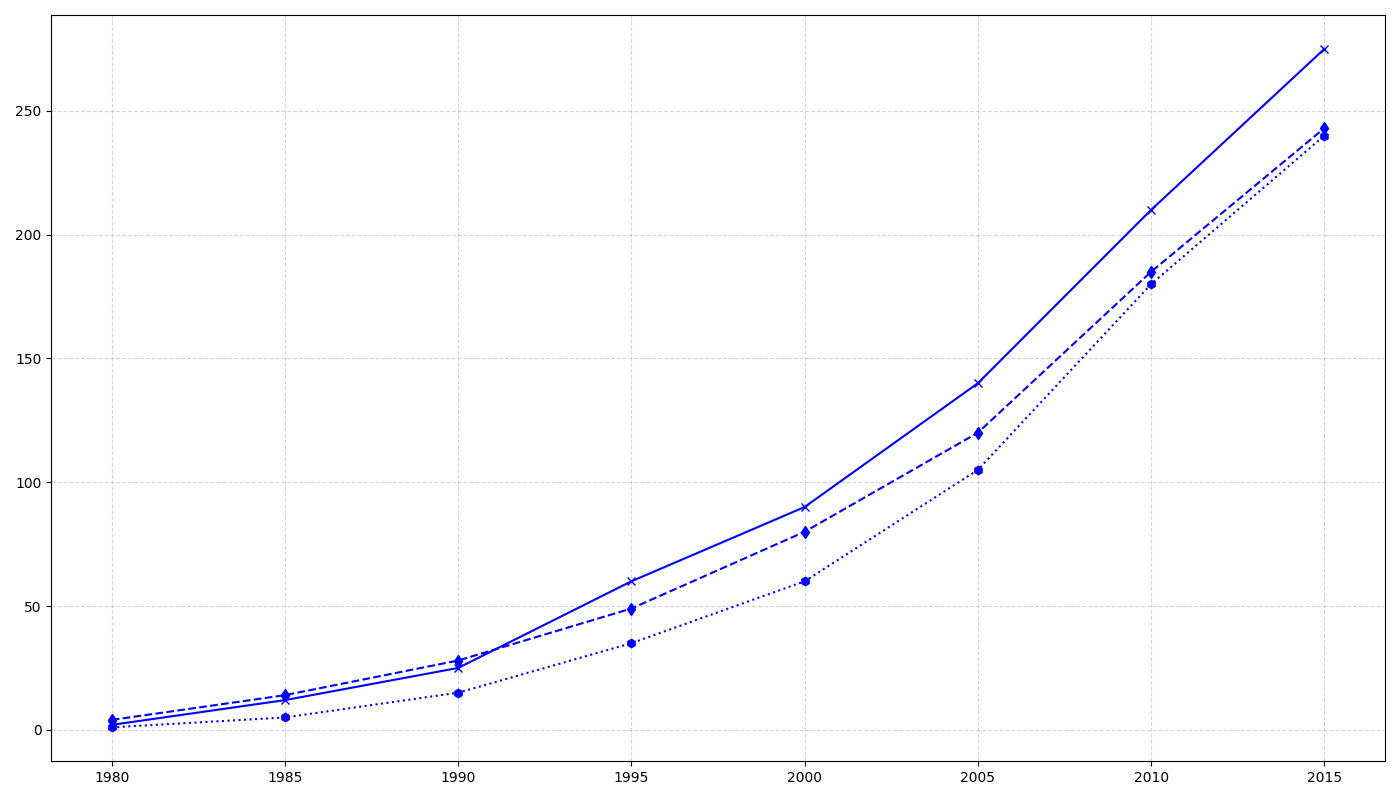

This figure's Python source:
import matplotlib.pyplot as plt
import numpy as np

years = np.array(range(1980, 2020, 5))
country_a_production = np.array([4, 14, 28, 49, 80, 120, 185, 243])
country_b_production = np.array([2, 12, 25, 60, 90, 140, 210, 275])
country_c_production = np.array([1, 5, 15, 35, 60, 105, 180, 240])

fig, ax = plt.subplots(figsize=(14, 8))

# Applying a single color 'blue' to all data groups
ax.plot(years, country_a_production, marker='d', linestyle='--', linewidth=1.5, color='blue')
ax.plot(years, country_b_production, marker='x', linestyle='-', linewidth=1.5, color='blue')
ax.plot(years, country_c_production, marker='h', linestyle=':', linewidth=1.5, color='blue')

ax.grid(True, linestyle='--', alpha=0.5)

plt.tight_layout()
plt.show()
